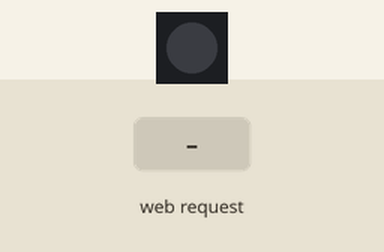
Bench run of a sketch on a simulated ESP32-S3. Shown: 1 RGB LEDs in strip order, left to right. The test bench sets the inputs (shaded band). Dim RGB values are drawn brighter than linear; what the sketch prints to the serial monitor is not drawn.

Above: at 1.2 s.
1.3 s: HTTP request GET /setColor?r=120&g=120&b=120 received
At 2.4 s:
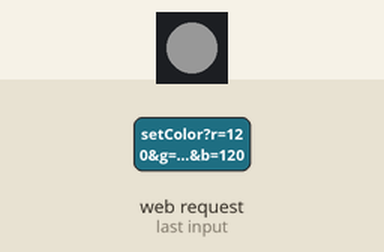
2.8 s: HTTP request GET /setColor?r=1&g=1&b=1 received
At 3.5 s:
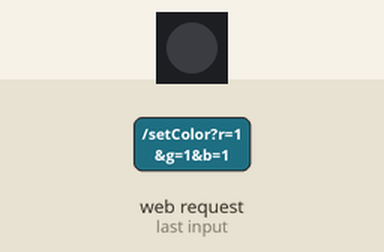
Timing chart, 0 to 5.8 s (numbered marks = the images above; inputs shaded):
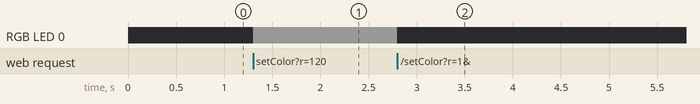

The sketch:

sketch_may04a.ino
```cpp
#include <WiFi.h>
#include <WebServer.h>
#include <Adafruit_NeoPixel.h>

// === RGB Setup ===
#define RGB_PIN     48
#define NUM_PIXELS  1
Adafruit_NeoPixel rgb_led(NUM_PIXELS, RGB_PIN, NEO_GRB + NEO_KHZ800);

// === AP WiFi Setup ===
const char* ssid = "ESP32_RGB_Control";
const char* password = "12345678";

WebServer server(80);

// === HTML Page ===
const char* html_page = R"rawliteral(
<!DOCTYPE html>
<html lang="en">
<head>
  <meta charset="UTF-8">
  <title>ESP32 RGB LED Controller</title>
  <meta name="viewport" content="width=device-width, initial-scale=1.0">
  <style>
    body {
      background: linear-gradient(to bottom, #1e1e2f, #12121a);
      color: #ffffff;
      font-family: 'Segoe UI', Tahoma, Geneva, Verdana, sans-serif;
      text-align: center;
      margin: 0;
      padding: 0;
    }

    h1 {
      margin-top: 40px;
      font-size: 2em;
      color: #00e6e6;
      text-shadow: 1px 1px 5px #000;
    }

    .container {
      margin-top: 40px;
      display: flex;
      flex-direction: column;
      align-items: center;
    }

    input[type="color"] {
      width: 180px;
      height: 180px;
      border: none;
      border-radius: 16px;
      box-shadow: 0 4px 20px rgba(0, 255, 255, 0.3);
      cursor: pointer;
      transition: transform 0.2s ease;
    }

    input[type="color"]:hover {
      transform: scale(1.05);
    }

    .footer {
      margin-top: 60px;
      font-size: 0.9em;
      color: #aaa;
    }
  </style>
</head>
<body>
  <h1>ESP32 RGB LED Controller</h1>
  <div class="container">
    <input type="color" id="colorPicker">
  </div>
  <div class="footer">Made with ❤️ using ESP32-S3</div>

  <script>
    const picker = document.getElementById("colorPicker");
    picker.addEventListener("input", function() {
      const color = picker.value.substring(1);
      const r = parseInt(color.substring(0, 2), 16);
      const g = parseInt(color.substring(2, 4), 16);
      const b = parseInt(color.substring(4, 6), 16);
      fetch(`/setColor?r=${r}&g=${g}&b=${b}`);
    });
  </script>
</body>
</html>
)rawliteral";


// === Handle Routes ===
void handleRoot() {
  server.send(200, "text/html", html_page);
}

void handleSetColor() {
  if (server.hasArg("r") && server.hasArg("g") && server.hasArg("b")) {
    int r = server.arg("r").toInt();
    int g = server.arg("g").toInt();
    int b = server.arg("b").toInt();
    rgb_led.setPixelColor(0, rgb_led.Color(r, g, b));
    rgb_led.show();
    server.send(200, "text/plain", "OK");
  } else {
    server.send(400, "text/plain", "Missing color parameters");
  }
}

void setup() {
  // Start RGB
  rgb_led.begin();
  rgb_led.setBrightness(50);
  rgb_led.show(); // Clear

  // Start Wi-Fi AP
  WiFi.softAP(ssid, password);
  IPAddress IP = WiFi.softAPIP();
  Serial.begin(115200);
  Serial.println("Access Point started");
  Serial.print("IP address: ");
  Serial.println(IP);

  // Setup web server
  server.on("/", handleRoot);
  server.on("/setColor", handleSetColor);
  server.begin();
  Serial.println("Web server started");
}

void loop() {
  server.handleClient();
}
```

Measured:
- after the input at 1.3 s, RGB LED 0: off → RGB(23, 23, 23) at once
- after the input at 2.8 s, RGB LED 0: RGB(23, 23, 23) → off at once
